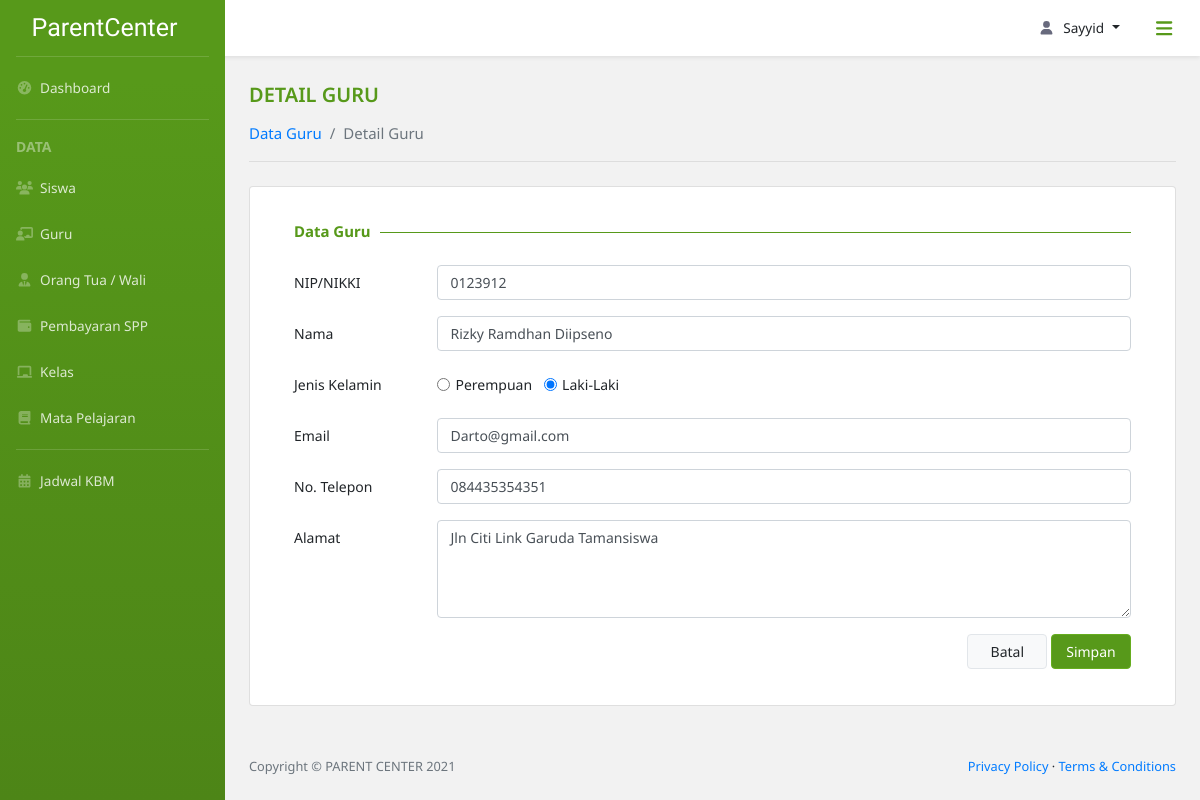
The app's page /detail_guru/gru-06122021203949957682 (signed in) with its own data.
### parent_center_app/models.py (models this page shows, shortened)
class Guru(models.Model):
    id_guru = models.CharField(max_length=30,
                               primary_key=True,
                               unique=True,
                               default=custom_guru,
                               editable=False)
    nama = models.CharField(max_length=50)
    email = models.EmailField(default="example@gmail.com")
    no_tlp = models.CharField(max_length=12)
    no_induk = models.CharField(max_length=20)
    alamat = models.TextField(null=True)
    class jns_kelamin(models.TextChoices):
        P = 'Perempuan'
        L = 'Laki-Laki'
    jns_kelamin = models.CharField(max_length=10,
                                   choices=jns_kelamin.choices,
                                   default=jns_kelamin.L)
    id_user = models.OneToOneField(ExtendUser, null=True, on_delete=models.SET_NULL)

### parent_center_app/views.py (the view)
# urls.py: path('detail_guru/<str:pk>', views.detailGuru, name='detail guru'),
@login_required(login_url='login')
def detailGuru(request, pk):
    if level_permission(request, ['Admin']) is False:
        return redirect(level_login(request))
    else:
        guru = get_object_or_404(Guru, pk=pk)
        if request.method == 'POST':
            form = GuruForm(request.POST, instance=guru)
            if form.is_valid():
                guru = form.save(commit=False)
                guru.save()
                return redirect('data guru')
        else:
            form = GuruForm(instance=guru)
        return render(request,
                      'parent_center_app/detail_guru.html',
                      {'title': 'Detail Guru',
                       'form': form})

### parent_center_app/views.py (called while the page is built)
def level_permission(current_user, level: list) -> bool:
    if current_user.user.extenduser.user_level in level:
        return True
    else:
        return False

### parent_center_app/templates/parent_center_app/detail_guru.html (shortened to what this page needs)
{% extends 'parent_center_app/base.html' %}
{% block breadcrumb %}
<div class="row pt-4">
    <div class="col-lg-12">
        <div class="div-title">
            <span class="title-content">{{title}}</span>
            <nav aria-label="breadcrumb">
                <ol class="breadcrumb">
                    <li class="breadcrumb-item"><a href="/data_guru">Data Guru</a></li>
                    <li class="breadcrumb-item active" aria-current="page">{{ title }}</li>
                </ol>
            </nav>
        </div>
    </div>
</div>
<hr class="dropdown-divider hr-title mb-4 mx-4 mt-3">
{% endblock breadcrumb %}
{% block content %}
<div class="row">
    <div class="col-lg-12">
        <div class="card">
            <div class="card-body card-custom">
                <form method="post" name="edit_guru" class="form-custom">
                    <h6 class="subtitle-dashboard mx-4 mt-4 form-title"><span>Data Guru</span></h6>
                    <div class="form-group row">
                        <label for="inputNip" class="col-sm-3 col-md-2 col-form-label">NIP/NIKKI</label>
                        <div class="col-sm-9 col-md-10">
                            {{ form.no_induk }}
                        </div>
                    </div>
                    <div class="form-group row">
                        <label for="inputNama" class="col-sm-3 col-md-2 col-form-label">Nama</label>
                        <div class="col-sm-9 col-md-10">
                            {{ form.nama }}
                        </div>
                    </div>
                    <div class="form-group row form-jk">
                        <label class="col-sm-3 col-md-2 col-form-label">Jenis Kelamin</label>
                        <div class="col-sm-9 col-md-10 d-flex">
                            {% for radio in form.jns_kelamin %}
                            <div class="form-check form-check-inline align-self-center">
                                {{ radio.tag }}
                                <label class="form-check-label" for="{{ radio.id_for_label }}">
                                    {% if radio.choice_label == 'P' %}
                                        Perempuan
                                    {% else %}
                                        Laki-Laki
                                    {% endif %}
                                </label>
                            </div>
                            {% endfor %}
                        </div>
                    </div>
                    <div class="form-group row">
                        <label for="inputEmail" class="col-sm-3 col-md-2 col-form-label">Email</label>
                        <div class="col-sm-9 col-md-10">
                            {{ form.email }}
                        </div>
                    </div>
                    <div class="form-group row">
                        <label for="inputNoTlp" class="col-sm-3 col-md-2 col-form-label">No. Telepon</label>
                        <div class="col-sm-9 col-md-10">
                            {{ form.no_tlp }}
                        </div>
                    </div>
                    <div class="form-group row">
                        <label for="inputAlamat" class="col-sm-3 col-md-2 col-form-label">Alamat</label>
                        <div class="col-sm-9 col-md-10">
                            {{ form.alamat }}
                        </div>
                    </div>
                    <div class="form-group row">
                        <div class="col-sm-12 text-right div-btn">
                            <a href="/data_guru" class="btn btn-light">Batal</a>
                            <input type="submit" class="btn btn-light btn-tambah" value="Simpan">
                        </div>
                    </div>
                </form>
            </div>
        </div>
    </div>
</div>
{% endblock content %}

### parent_center_app/templates/parent_center_app/base.html (shortened to what this page needs)
{% load static %}
<!DOCTYPE html>
<html lang="en">
    <head>
        <link href="{% static 'parent_center_app/assets/css/bootstrap-toggle.min.css' %}" rel="stylesheet">
        <link href="{% static 'parent_center_app/assets/css/style-custom.css' %}" rel="stylesheet" />
        <link href="{% static 'parent_center_app/assets/css/styles.css' %}" rel="stylesheet" />
        <link rel="stylesheet" type="text/css" href="{% static 'parent_center_app/assets/css/dataTables.bootstrap4.min.css' %}"/>
        <link href="{% static 'parent_center_app/vendor/fontawesome-free/css/all.min.css' %}" rel="stylesheet" type="text/css">
        <link href="//cdn.jsdelivr.net/npm/select2@4.1.0-rc.0/dist/css/select2.min.css" rel="stylesheet" />
    </head>
    <body class="sb-nav-fixed">
        <nav class="sb-topnav navbar navbar-expand navbar-dark bg-putih shadow-sm">
            <button class="btn btn-link btn-sm order-1 rounded-circle" id="sidebarToggle" href="#"><i class="fas fa-bars fa-lg"></i></button>
            <ul class="navbar-nav ml-auto md-0 mr-2">
                <li class="nav-item dropdown">
                    <a class="nav-link dropdown-toggle" id="userDropdown" href="#" role="button" data-toggle="dropdown" aria-haspopup="true" aria-expanded="false"><i class="fas fa-user fa-fw"></i>{{ request.user }}</a>
                </li>
            </ul>
        </nav>
        <div id="layoutSidenav">
            <div id="layoutSidenav_nav">
                <nav class="sb-sidenav accordion bg-green" id="sidenavAccordion">
                    <div class="sb-sidenav-menu">
                        <div class="nav">
                            <a class="navbar-brand d-flex align-self-center align-items-center" href="/dashboard_admin">
                                ParentCenter
                            </a>
                            <div class="dropdown-divider mx-3 mt-0"></div>
                            <a class="nav-link" href="/dashboard_admin">
                                <i class="fas fa-fw fa-tachometer-alt"></i>&nbsp;
                                Dashboard
                            </a>
                            <div class="dropdown-divider mx-3"></div>
                            <div class="dropdown-header">
                                DATA
                            </div>
                            <a class="nav-link" href="/data_siswa">
                                <i class="fas fa-fw fa-users"></i>&nbsp;
                                Siswa
                            </a>
                            <a class="nav-link" href="/data_guru">
                                <i class="fas fa-fw fa-chalkboard-teacher"></i>&nbsp;
                                Guru
                            </a>
                            <a class="nav-link" href="/data_orangtua">
                                <i class="fas fa-fw fa-user-tie"></i>&nbsp;
                                Orang Tua / Wali
                            </a>
                            <a class="nav-link" href="/cari_spp">
                                <i class="fas fa-fw fa-wallet"></i>&nbsp;
                                Pembayaran SPP
                            </a>
                            <a class="nav-link" href="/data_kelas">
                                <i class="fas fa-fw fa-chalkboard"></i>&nbsp;
                                Kelas
                            </a>
                            <a class="nav-link" href="/data_mapel">
                                <i class="fas fa-fw fa-book"></i>&nbsp;
                                Mata Pelajaran
                            </a>
                            <div class="dropdown-divider mx-3"></div>
                            <a class="nav-link" href="/jadwal_kbm">
                                <i class="fas fa-fw fa-calendar-alt"></i>&nbsp;
                                Jadwal KBM
                            </a>
                        </div>
                    </div>
                </nav>
            </div>
            <div id="layoutSidenav_content">
                <main>
                    <div class="container-fluid px-0">
                        {% block breadcrumb %}
                        {% endblock breadcrumb %}
                        {% block content %}
                        {% endblock content %}
                    </div>
                </main>
                <footer class="py-4 bg-grey mt-auto">
                    <div class="container-fluid">
                        <div class="d-flex align-items-center justify-content-between small">
                            <div class="text-muted">Copyright &copy; PARENT CENTER 2021</div>
                            <div>
                                <a href="/privacy-policy">Privacy Policy</a>
                                &middot;
                                <a href="/terms-condition">Terms &amp; Conditions</a>
                            </div>
                        </div>
                    </div>
                </footer>
            </div>
        </div>
    </body>
</html>

### parent_center_app/static/parent_center_app/assets/css/style-custom.css (style rules this page uses)
* { font-family: 'Noto Sans', sans-serif; }
body { background-color: #f2f2f2!important; }
#userDropdown svg { margin-right: .5rem; }
#userDropdown { text-transform: capitalize; }
a#userDropdown.nav-link.dropdown-toggle::after { margin-left: .5rem!important; }
.bg-putih { background-color: #fff; }
.bg-green { background-color: #57991a; background-image: linear-gradient(180deg,#57991a 10%,#4d8517 100%); background-size: cover; }
.sb-sidenav-menu a.nav-link { color: rgba(255,255,255,.8)!important; }
.sb-sidenav-menu a.nav-link svg { color: rgba(255,255,255,.3)!important; }
.navbar-nav a, #ddUser .dropdown-item { color: #212529!important; }
.navbar-nav a svg, .card-dashboard svg { color: #686a7d!important; }
.sb-sidenav .dropdown-divider { border-color: rgba(255,255,255,.15); }
.sb-sidenav .dropdown-header { color: rgba(255,255,255,.4); }
#sidebarToggle { height: 2.5rem!important; width: 2.5rem!important; font-weight: 400!important; color: #57991a!important; }
.navbar-brand { height: 56px; color: #fff; font-family: 'Satisfy', cursive!important; font-size: 25px!important; }
.sb-nav-fixed .sb-topnav { z-index: 1038!important; }
.sb-nav-fixed #layoutSidenav #layoutSidenav_nav .sb-sidenav { padding-top: 0!important; }
.dropdown-header { padding-left: 1rem!important; font-weight: bold; }
.sb-sidenav-menu, .sb-topnav.navbar, #ddUser .dropdown-item { font-size: 13.6px; }
.nav-link { padding: 12.8px 16px!important; }
.title-content { font-size: 20px; font-weight: 600; color: #57991a; text-transform: uppercase; }
.div-title .breadcrumb { background-color: transparent; padding-left: 0; margin-bottom: 0; padding-bottom: 0; font-size: 15px!important; }
.div-title .breadcrumb-item a { font-size: 15px; }
.hr-title { border-color: #ddd!important; border-width: 2px; }
.subtitle-dashboard { margin-left: 20px; margin-bottom: 15px; font-weight: bold; color: #9092a2; font-size: 15px; }
.container-fluid .row { margin-left: .75rem; margin-right: .75rem; }
.btn-tambah.btn-light { background-color: #57991a!important; border-color: #66ad1f!important; font-size: 14px!important; color: #fff!important; }
.btn-light { border: 1px solid #e2e6ea!important; }
.card-custom { font-size: 14px!important; color: #212529!important; }
.form-title { text-align: left; border-bottom: 1px solid #57991a; line-height: 0.1em; margin-bottom: 2rem; }
.form-title span { background:#fff; padding-right: 10px; font-size: 15px; color: #57991a; }
.form-custom .form-group * { font-size: 14px; }
.form-custom .btn { width: 80px; }

### records on screen
Guru: no_induk "0123912", nama "Rizky Ramdhan Diipseno", email "Darto@gmail.com", no_tlp "084435354351", alamat "Jln Citi Link Garuda Tamansiswa"

### other values on screen
{{ request.user }} "Sayyid"
{{ title }} "DETAIL GURU"
{{ title }} "Detail Guru"
